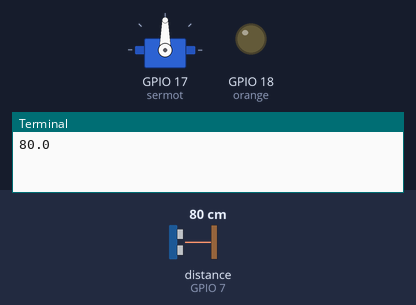
This program was run on a simulated Raspberry Pi (BCM pin numbers). Parts: servo, output pins drawn as LEDs (lit = HIGH), the last lines printed to the terminal. The test bench sets the inputs (shaded band); at power-on: distance to the obstacle (sensor on GPIO 7) 80 cm. The echo pulse lasts 58.3 µs per cm; servo angles are drawn from the pulse width (0.5 ms = 0°, 2.5 ms = 180°).

Above: at 1.2 s.
1.3 s: distance to the obstacle (sensor on GPIO 7) set to 17 cm
4.3 s: distance to the obstacle (sensor on GPIO 7) set to 12 cm
At 7.1 s:
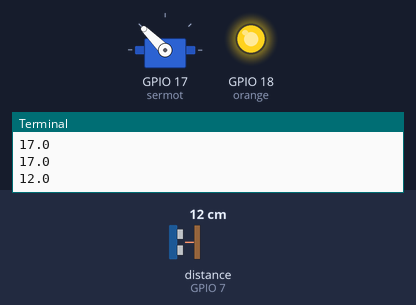
Timing chart, 0 to 13.3 s (numbered marks = the images above; inputs shaded):
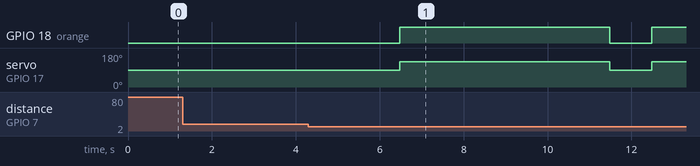

Measured:
- the behaviour switches between 15 and 14 cm on distance to the obstacle (sensor on GPIO 7) (found by bisection; images 0 and 1)
- after the input at 4.3 s, GPIO 18 (orange): LOW → HIGH after 2.2 s, → LOW 5.0 s later, → HIGH 1.0 s later; servo on GPIO 17 (sermot): 90° → 135° after 2.2 s, → 90° 5.0 s later, → 135° 1.0 s later

The program:

1.7_gpzEstacionamiento.py
```python
import time
from gpiozero import AngularServo
from gpiozero import LED
from gpiozero import DistanceSensor

GPIO_TRIGGER = 8 # usar pin GPIO 23 como TRIGGER
GPIO_ECHO = 7 # usar ping GPIO 7 como ECHO
gpioservo = 17 # pin que controla el servo
orange = LED(18)
sensor = DistanceSensor(GPIO_ECHO, GPIO_TRIGGER)
sermot = AngularServo(gpioservo)
sermot.angle = 0  # controlar el ángulo del servo

while True:
    espacio = 100 * sensor.distance
    print(espacio)
    time.sleep(1)

    if espacio < 15:
        sermot.angle = 90
        orange.on()
        time.sleep(5)

    sermot.angle = 0
    orange.off()
```
